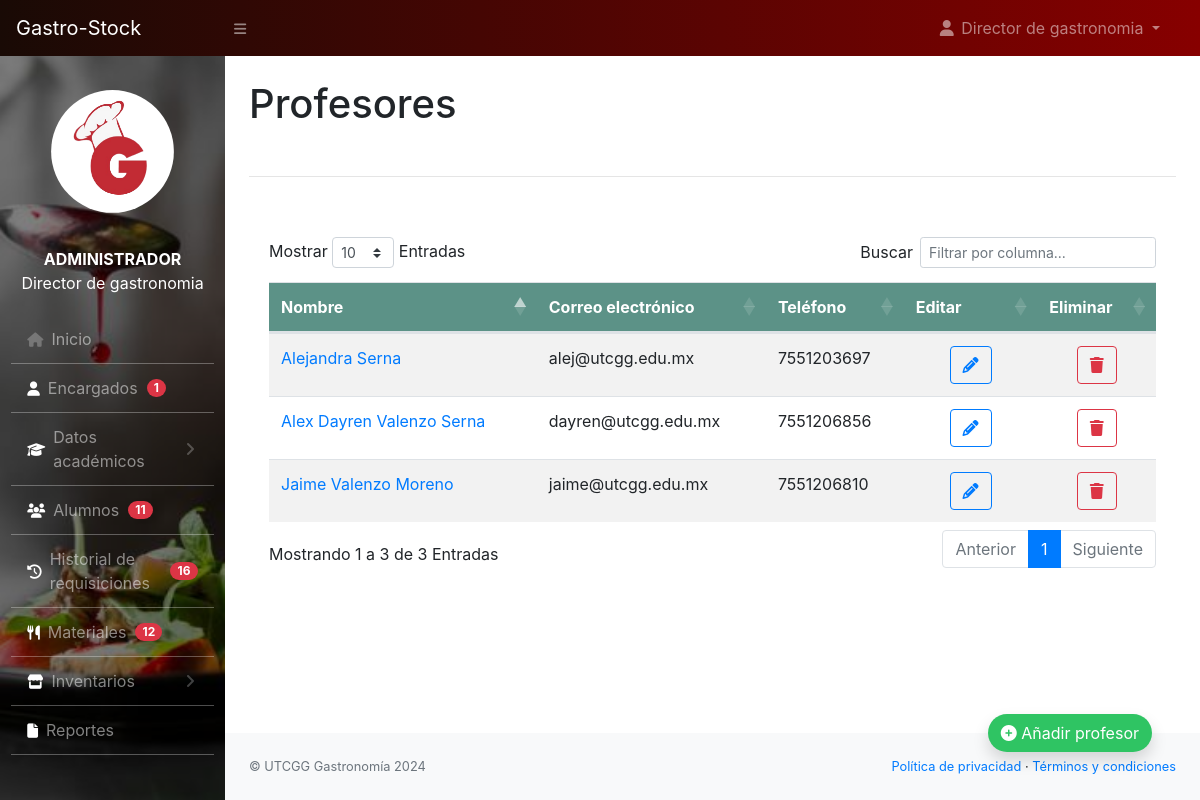
/administrador/profesores.php (signed in), run on the app's committed database.
### tables this page shows
CREATE TABLE `profesores` (
  `id_profesor` int(11) NOT NULL,
  `nombre` varchar(150) NOT NULL,
  `email` varchar(150) NOT NULL,
  `telefono` varchar(11) NOT NULL,
  `activo` int(2) NOT NULL
);

### administrador/profesores.php (the view, shortened to what this page needs)
<?php
    include_once('../conf/config.php');
?>
<!DOCTYPE html>
<html lang="en">
<head>
	<link rel="stylesheet" href="https://cdn.jsdelivr.net/npm/bootstrap@4.6.2/dist/css/bootstrap.min.css">
        <link href="../css/styles.css" rel="stylesheet" />
        <link rel="stylesheet" href="../css/estilo-nav.css">
        <link href="https://cdn.datatables.net/1.10.20/css/dataTables.bootstrap4.min.css" rel="stylesheet" />
        <link rel="stylesheet" href="https://cdnjs.cloudflare.com/ajax/libs/font-awesome/6.5.1/css/all.min.css" />
</head>
<body class="sb-nav-fixed">
	<?php
		include_once("navbar.php");
	?>
	<div id="layoutSidenav_content">
                <main>
                    <div class="container-fluid">
                        <h1 class="mt-4">Profesores</h1>
                        <br>
                        <hr>
                        <br>
                        <div class="card mb-4" style="border: none">
                            <div class="card-body">
                                <div class="table-responsive">
                                    <table class="table table-hover table-striped" id="dataTable" width="100%" cellspacing="0">
                                        <thead style="background-color:#5C9287 ;color: #fff;">
                                            <tr>
                                                <th>Nombre</th>
                                                <th>Correo electrónico</th>
                                                <th>Teléfono</th>
                                                <th>Editar</th>
                                                <th>Eliminar</th>
                                            </tr>
                                        </thead>
                                        <tbody>
                                          <?php
          $sql = "SELECT * FROM profesores WHERE activo = 1";
          $result = $con -> query($sql);
          $i=1;
          if($result ->num_rows > 0){
            while($row = $result ->fetch_assoc()) { ?>
              <tr>
                  <td>
                    <a href="#" class="text-primary" data-toggle="modal" data-target="#exampleModal2_<?php echo $i ?>"><?php echo $row['nombre'] ?></a>
                </td>
                  <td><?php echo $row['email'] ?></td>
                  <td><?php echo $row['telefono'] ?></td>
                  <td>
                    <div class="container-fluid text-center">
                    <a href="editar_profesor.php?id=<?php echo $row['id_profesor'] ?>" class="btn btn-outline-primary" role="button"><i class="fa-solid fa-pencil"></i> </a>
                    </div>
                  </td>
                  <td class="text-center">
<button type="button" class="btn btn-outline-danger" data-toggle="modal" data-target="#exampleModal1_<?php echo $i ?>">
  <i class="fa-solid fa-trash"></i>
</button>
                  </td>
              </tr>
              <?php $i++;
            }
          } else{
            echo "<tr> <td colspan='5'> <center>Aún no se han registrado profesores</center></td></tr>";
          }
        ?>
                    </tbody>
                  </table>
                </div>
              </div>
            </div>
          </div>
          <br>
          <br>
          <br>
          <div class="d-flex container-fluid justify-content-end fixed-bottom p-5" >
        <a href="form_profesores.php"><button type="button" class="btn shadow " style="border-radius: 50px;background-color: #2FC463;color:#fff;"><i class="fa-solid fa-circle-plus"></i> Añadir profesor</button></a>
      </div>
        </main>
        <?php include_once('footer.php'); ?>
</body>
</html>

### data on the page
profesores: nombre "Alex Dayren Valenzo Serna", email "dayren@utcgg.edu.mx", telefono "7551206856"
profesores: nombre "Jaime Valenzo Moreno", email "jaime@utcgg.edu.mx", telefono "7551206810"
profesores: nombre "Alejandra Serna", email "alej@utcgg.edu.mx", telefono "7551203697"

### other printed values
$nombre "Director de gastronomia"
$tipo_usuario "ADMINISTRADOR"
$row['total'] "1"
$row['total'] "11"
$row['total'] "16"
$row['total'] "12"
